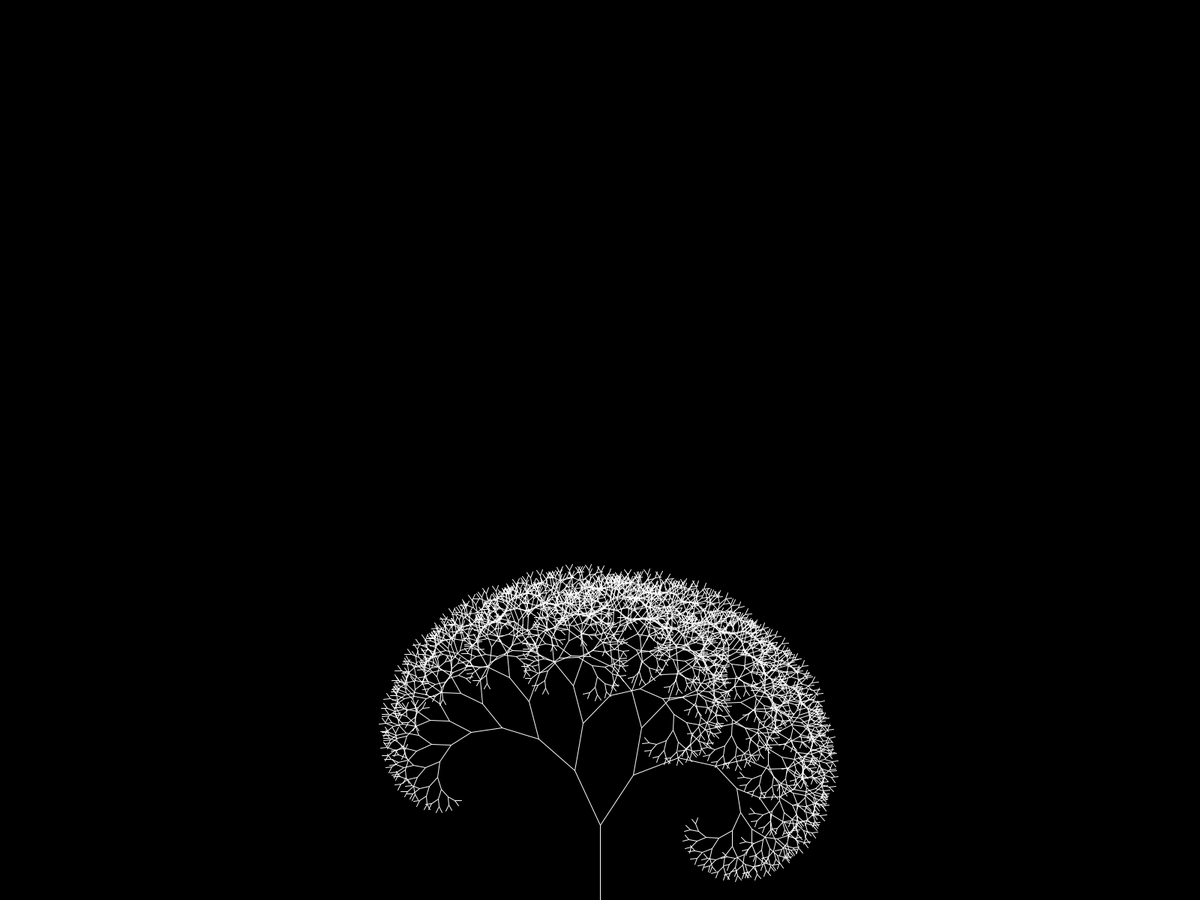
Frame 1 (no input)
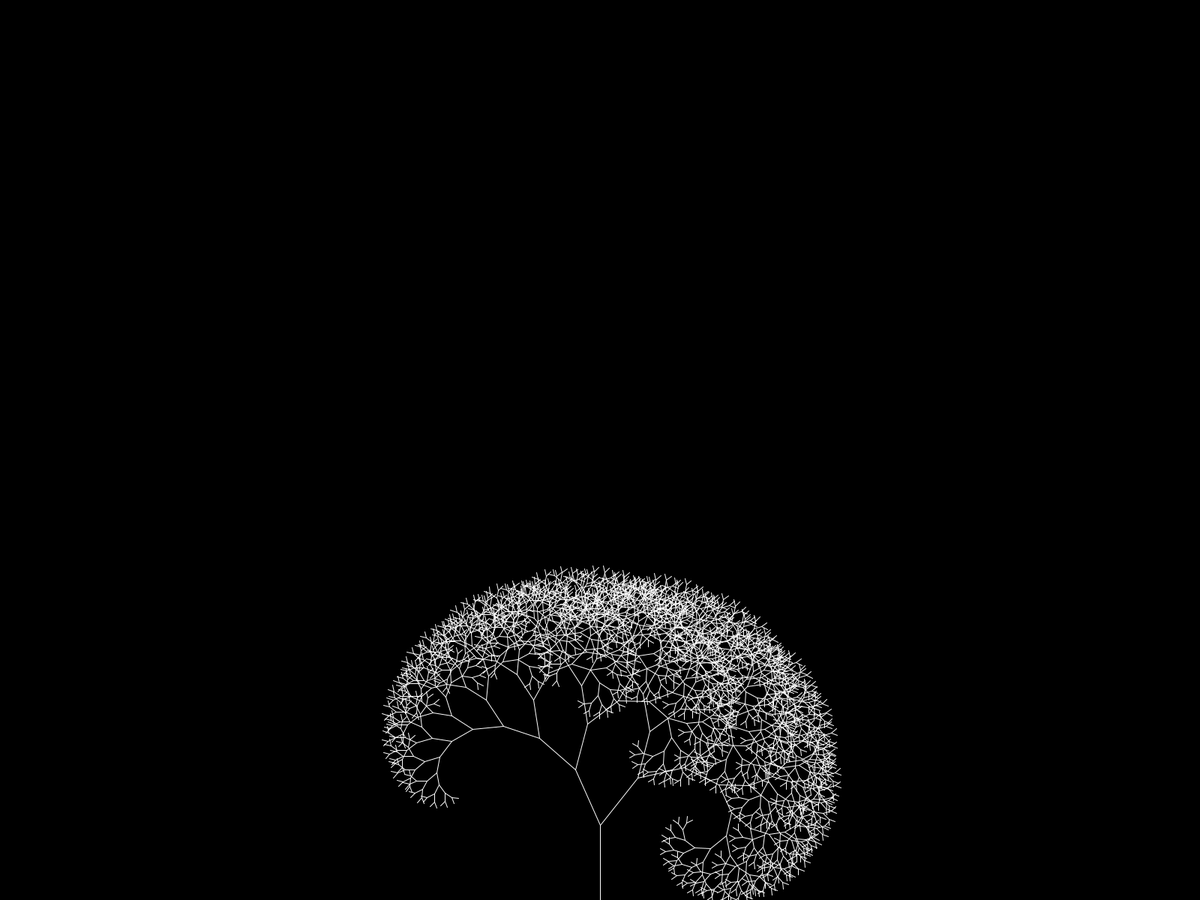
Frame 60 (the mouse pressed at the canvas centre just before this capture)
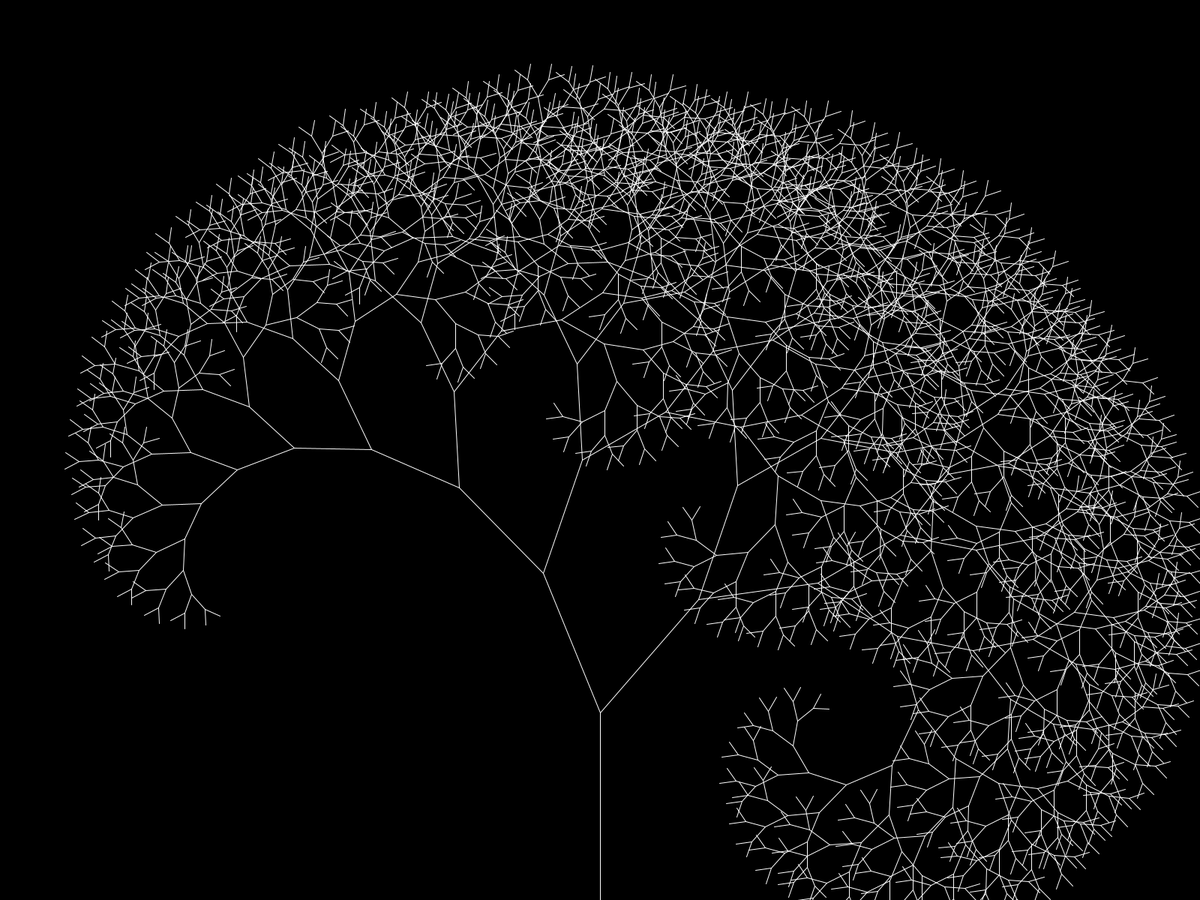
Frame 120 (the mouse held since frame 60 and released just before this capture)

The Processing sketch that drew these frames (run headless with seeded random() and noise(); from frame 60 on, the mouse is pressed at the canvas centre):

// Processing sketch: sketch_160613a
// ── sketch_160613a.pde
float iOff = random(100);
float dOff = random(100);

void setup() {
  //size(400, 400);
  fullScreen();
  background(0);
}

void draw() {
  background(0);
  translate(width / 2, height);
  stroke(255, 255, 255);
  float tam = map(mouseX, 0, width, 100, 400);
  arbol(tam, 12);
  iOff += 0.001;
  dOff += 0.001;
}

void arbol(float len, int prof) {
  if (prof == 0) {
    return;
  }
  line(0, 0, 0, -len);
  pushMatrix();
  translate(0, -len);
  rotate(HALF_PI * noise(iOff));
  arbol(len * 0.8, prof - 1);
  popMatrix();
  pushMatrix();
  translate(0, -len);
  rotate(-HALF_PI * noise(dOff));
  arbol(len * 0.8, prof - 1);
  popMatrix();
}
